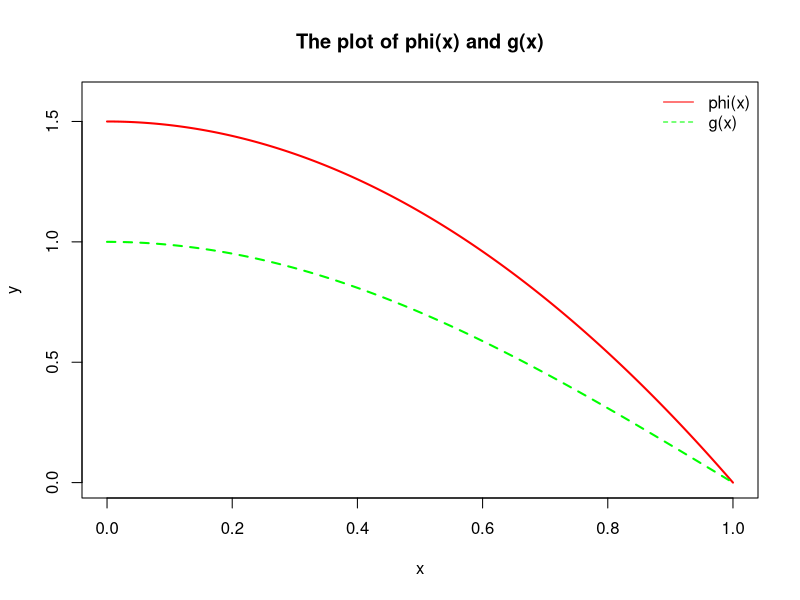

Generate this figure with R:
## ---- chunk 1
set.seed(183)
m<-1000
g <- function(x) cos(pi*x/2)
hat_sample <- function(m){
  x<-runif(m,0,1)
  gx <- g(x)
  gx
}
gx = hat_sample(m)
theta_hat<-mean(gx)
theta_hat_se<-sd(gx)/sqrt(m)
cat(paste("Estimate:",round(theta_hat,4),sep=" "),
    paste("Standard Error:",round(theta_hat_se,4),sep=" "),sep="\n")
## ---- chunk 2
m <- 1000 #number of replicates
k <- 4 #number of strata
r <- m / k #replicates per stratum
theta_st <- numeric(k)
for (i in 1:k)
  theta_st[i]<-sum(g(runif(r, (i-1)/k, i/k)))*(i/k-(i-1)/k)/r
stratified_theta_hat<-sum(theta_st)
cat(paste("Estimate:",round(stratified_theta_hat,4),sep=" "))
## ---- chunk 3
num_integration<-function(l,u,sep){
  x<-seq(l,u,sep)
  I<-sum(sep*g(x[-length(x)]+sep/2))
  return(I)
}
theta_ni<-num_integration(0,1,0.01)
cat(paste("Estimate:",round(theta_ni,4),sep=" "))
## ---- chunk 4
n = 1000
sep = (1-0)/n
sep^2*pi^2/96
## ---- chunk 5
sep
## ---- chunk 6
## Use rejection method sample from phi(x)
phi<-function(x){
  3*(1-x^2)/2
}
## phi(x)/unif(x)<=1.5 make c=2
sample.rej<-function(n){
  x=integer(n)
  i=0
  while(i<n)
  {
    y<-runif(1)
    u<-runif(1)
    ratio<-phi(y)/2
    if (u<ratio)
    {
      i<-i+1
      x[i]=y
    }
  }
  x
}
m<-1000
x<-sample.rej(m)
theta_star<-mean(g(x)/phi(x))
cat(paste("Estimate:",round(theta_star,4),sep=" "))
## ---- chunk 7
x<-seq(0,1,0.001)
title<-paste("The plot of",expression(phi(x)),"and",expression(g(x)),sep=" ")
plot(x,phi(x),type="l",lwd=2,col="red",lty=1,ylim=c(0,1.6),ylab="y",main=title)
lines(x,g(x),lwd=2,col="green",lty=2)
legend("topright",lty=c(1,2), col=c("red","green"), legend=c("phi(x)","g(x)"),cex=1,bty="n")
## ---- chunk 8
m<- 1000
n<- 100
theta_hats = apply(replicate(n,hat_sample(m)),2,mean)
theta_stars = numeric(n)
for(i in 1:n){
  x<-sample.rej(m)
  theta_stars[i] <-mean(cos(pi*x/2)/phi(x))
}
cbind(hat_obs_var = var(theta_hats),star_obs_var = var(theta_stars))
## ---- chunk 9
mvn_pdf<-function(x,mu,sigma){
 (2*pi)^(-1)*det(sigma)^(-1/2)*exp(-0.5*t(x-mu)%*%solve(sigma)%*%(x-mu)) 
}
mvn_mcintegration<-function(a,b,c,d,mu,sigma,m){
  X<-cbind(runif(m,a,b),runif(m,c,d))
  I<-sum(apply(X,1,mvn_pdf,mu,sigma))*(b-a)*(d-c)/m
  return(I)
}
## ---- chunk 10
theta_hat = mvn_mcintegration(0,1,0,1,c(0,0),diag(2),10000)
theta = (pnorm(1)-pnorm(0))^2
cbind(theta_hat,theta)
## ---- chunk 11
require('mvtnorm')
MC_mvtnorm <- function(a,b,c,d,mu,sigma,m){
  X<-matrix(rmvnorm(m,c(0,0),diag(2)),ncol=2)
  indicator_X<-as.numeric(X[,1]>a & X[,1]<b & X[,2]>c & X[,2]<d)
  indicator_X
}
## ---- chunk 12
mean(MC_mvtnorm(0,1,0,1,c(0,0),diag(2),10000))
## ---- chunk 13
std_ncdf<-function(x,m){
    set.seed(183)
    t<-runif(m,0,abs(x))
    gt<-(1/sqrt(2*pi))*exp(-t^2/2)
    return(0.5+x*mean(gt))
}
## Compare with pnorm()
x<-c(-2,-1.5,-1,-0.5,0,0.5,1,1.5,2)
m = 10000
comp_table<-rbind(pnorm(x),apply(matrix(x,ncol=1),1,std_ncdf,m))
rownames(comp_table)<-c("pnorm","Monte Carlo")
colnames(comp_table)<-as.character(x)
print(round(comp_table,4))
## The variance of estimate and 95% CI
set.seed(183)
x = 2
t<-runif(m,0,x)
gt<-(1/sqrt(2*pi))*exp(-t^2/2)
est<-0.5+x*mean(gt)
var<-abs(x)^2*var(gt)/m ## variance
CI<-c(est-1.96*sqrt(var),est+1.96*sqrt(var)) ## 95% CI
cat(paste("Variance:",round(var,4),sep=" "),
    paste("95% CI: ","[",round(CI[1],4),", ",round(CI[2],4),"]",sep=""),sep="\n")
## ---- chunk 14
#By sampling from U[0,0.5]
m = 10000
U = runif(m,0,0.5)
g = exp(-U)
theta_hat = mean(g)/2
var_hat = (0.5)^2*var(g)/m

#By sampling from exponential distribution
exp_samp <- function(n,lambda){
  x = rexp(n,lambda)
  gfphi = exp((lambda-1)*x)/lambda*(x<0.5)
  theta_exp = mean(gfphi)
  var_exp = var(gfphi)/n
  return(list(theta_exp,var_exp))
}
exp1 = exp_samp(m,1) 
exp2 = exp_samp(m,2) 
exp5 = exp_samp(m,5) 
tab = rbind(theta_hat = c(theta_hat,exp1[[1]],exp2[[1]],exp5[[1]]),var_hat =
              c(var_hat,exp1[[2]],exp2[[2]],exp5[[2]]))
colnames(tab) = c('uniform(0,0.5)','exp(1)','exp(2)','exp(5)')
tab
## ---- chunk 15
betaMC <-function (x, a = 1,b = 1, m = 1000000){
  u = runif(m,0,1)
  gx = factorial(a+b-1)/(factorial(a-1)*factorial(b-1))*(x*u)^(a-1)*(1-x*u)^(b-1)*x
  thetahat=mean(gx)
  thetahat
}
sv = numeric(l=9)
tv = numeric(l=9)
for (i in seq(.1,.9,.1)){
  sv[10*i] = betaMC(i,3,3)
  tv[10*i] = pbeta(i,3,3)
}
print(data.frame("Simulated" = sv,"Theoretical" = tv))
## ---- chunk 16
# Solution 1(Shifted Exponential Distribution)
m = 1000000
x = rexp(m,1) + 1
gx1 = dnorm(x)*(x^2)
fx1 = dexp(x-1)
gfphi1 = gx1/fx1
theta_hat_1 = mean(gfphi1)
sd_hat_1 = sd(gfphi1)/sqrt(m)

# Solution 2(Shifted Gamma Distribution)
x2 = rgamma(m,3,1)+1
gx2 = x2^2/sqrt(2*pi)*exp(-x2^2/2)
fx2 = dgamma(x2-1,3,1)
gfphi2 = gx2/fx2
theta_hat_2 = mean(gfphi2)
sd_hat_2 = sd(gfphi2)/sqrt(m)

# Solution 3(Shifted Chi-squared Distribution)
x3 = rchisq(m,3)+1
gx3 = x3^2/sqrt(2*pi)*exp(-x3^2/2)
fx3 = dchisq(x3-1,3)
gfphi3 = gx3/fx3
theta_hat_3 = mean(gfphi3)
sd_hat_3 = sd(gfphi3)/sqrt(m)

tab = rbind(theta_hat = c(theta_hat_1,theta_hat_2,theta_hat_3),sd_hat =
              c(sd_hat_1,sd_hat_2,sd_hat_3))
colnames(tab) = c('exp','gamma','chi-squared')
tab

## ---- chunk 17
#Multivariate Normal PDF
mvn.pdf<-function(x,mu,sigma){
(2*pi)^(-1)*det(sigma)^(-1/2)*exp(-0.5*t(x-mu)%*%solve(sigma)%*%(x-mu))
}
#True value of theta
theta = (pnorm(1) - pnorm(0))^2

mvn.numeric.intg <- function(a,b,c,d,k){
	#Equally distributed grid of k points
	xvals1 = seq(a,b, length.out = k)
	xvals2 = seq(c,d, length.out = k)
	midpoints1 = (xvals1[1:k-1] + xvals1[2:k])/2
	midpoints2 = (xvals2[1:k-1] + xvals2[2:k])/2
	delta = xvals1[2] - xvals1[1]
	midpoints = cbind(rep(midpoints1,k-1),matrix(apply(as.matrix(midpoints2),1,rep,k-1),ncol = 1))
	fx = apply(midpoints, MARGIN = 1, FUN = mvn.pdf, mu = c(0,0), sigma = diag(2))
	theta_hat = sum(fx*delta^2)
	return(theta_hat)
}
